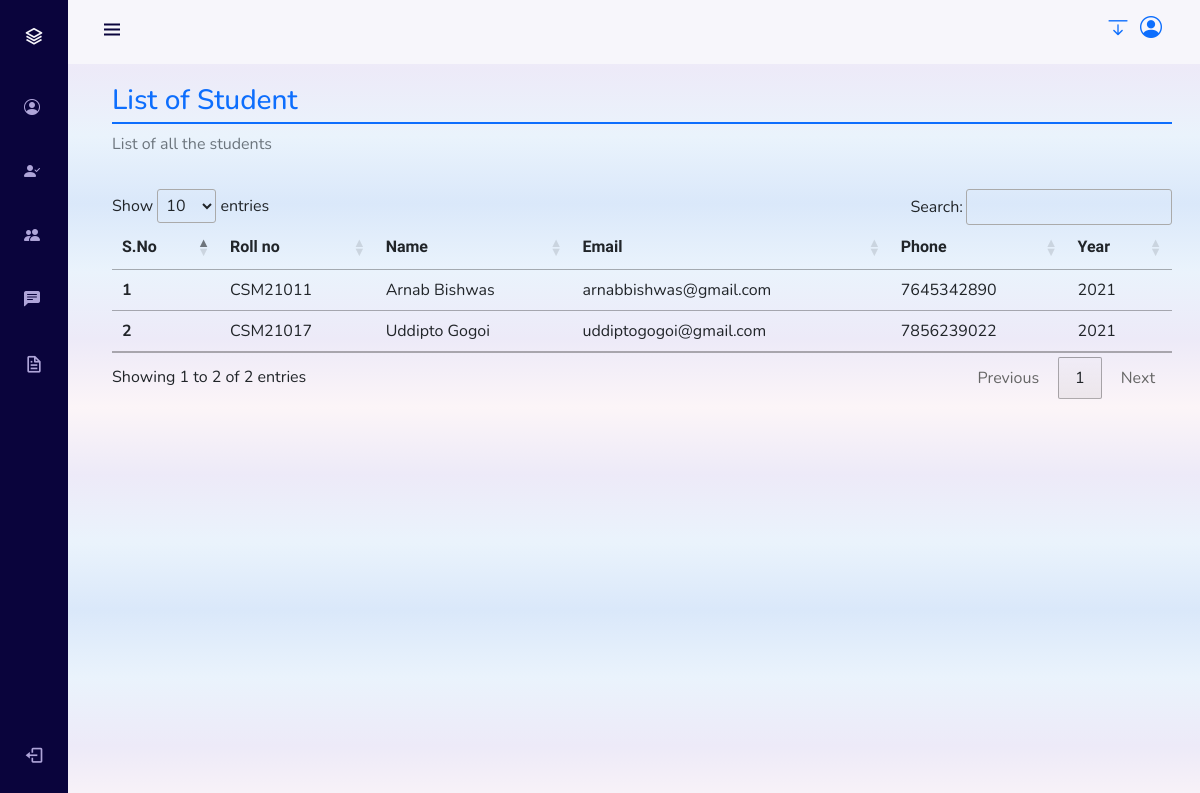
The page /mentor/student_list.php (signed in) on the database its author committed.
### tables this page shows
CREATE TABLE `student` (
  `rollno` char(8) NOT NULL,
  `student_email` varchar(80) NOT NULL,
  `student_phone` char(10) NOT NULL,
  `student_firstname` varchar(35) NOT NULL,
  `student_lastname` varchar(35) NOT NULL,
  `academic_year` int(4) NOT NULL,
  `student_depertment` varchar(100) NOT NULL,
  `student_program` varchar(100) NOT NULL,
  `student_semester` varchar(20) NOT NULL,
  `student_password` varchar(255) NOT NULL,
  `assign_mentor` char(6) NOT NULL
);

### mentor/database/student_list.php (the view)
<?php
$mentor_id = $_SESSION['mentorId'];
$sql = "SELECT * FROM `student` WHERE `assign_mentor` = '$mentor_id'";
$result = mysqli_query($conn, $sql);
$no_of_rows = mysqli_num_rows($result);
$sno = 0;
if ($no_of_rows > 0) {
    while ($row = mysqli_fetch_assoc($result)) {
        $sno = $sno + 1;
        echo '
            <tr>
                <th scope="row">' . $sno . '</th>
                <td>' . $row["rollno"] . '</td>
                <td>' . $row["student_firstname"] . ' ' . $row["student_lastname"] . '</td>
                <td>' . $row["student_email"] . '</td>
                <td>' . $row["student_phone"] . '</td>
                <td>' . $row["academic_year"] . '</td>
            </tr>
            ';
    }
}
?>

### style/profile_sidebar.css (style rules this page uses)
:root { --header-height: 3rem; --nav-width: 68px; --first-color: #0a043c; --first-color-light: #AFA5D9; --white-color: #F7F6FB; --body-font: 'Nunito', sans-serif; --normal-font-size: 1rem; --z-fixed: 100; }
body { position: relative; margin: var(--header-height) 0 0 0; padding: 0 1rem; font-family: var(--body-font); font-size: var(--normal-font-size); transition: .5s; }
@media screen and (min-width:768px) { body { margin: calc(var(--header-height) + 1rem) 0 0 0; padding-left: calc(var(--nav-width) + 2rem); } }

### style/bg_color.css (style rules this page uses)
* { box-sizing: border-box; }
body { background: linear-gradient(#fcf5f8, #edeaf8, #eaf3fc, #dae8fa, #eaf3fc, #edeaf8, #fcf5f8); height: auto; }

### rows shown on the page
student: rollno "CSM21011", student_firstname "Arnab", student_lastname "Bishwas", student_email "arnabbishwas@gmail.com", student_phone "7645342890", academic_year "2021"
student: rollno "CSM21017", student_firstname "Uddipto", student_lastname "Gogoi", student_email "uddiptogogoi@gmail.com", student_phone "7856239022", academic_year "2021"
